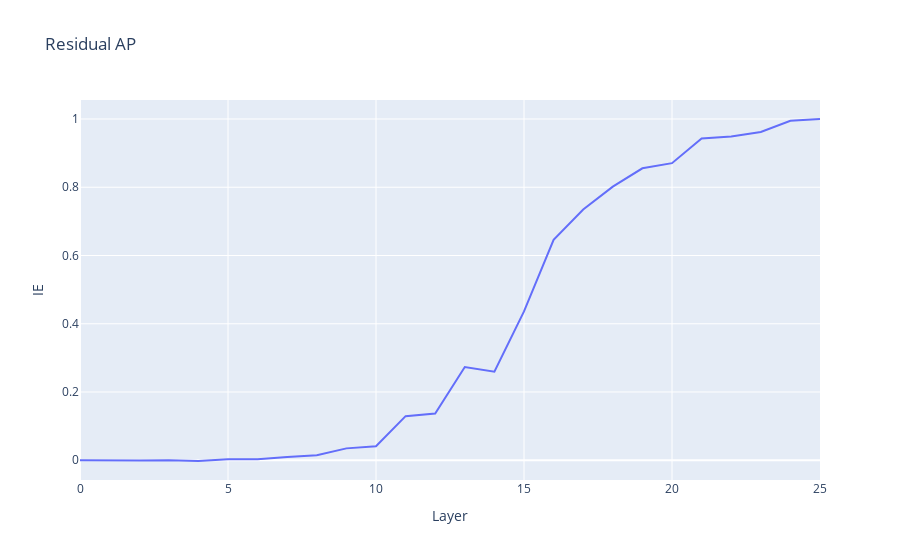

The code cell stored with this chart in its notebook:
### Code cell
line(resid_AP,x_label = 'Layer',y_label = 'IE',title = 'Residual AP')

### Figure 1 — Plotly figure (JSON) as saved in the notebook; plotly's stock layout.template omitted (floating-point values rounded to 4 significant figures)
{"data": [{"hovertemplate": "x=%{x}<br>y=%{y}<extra></extra>", "legendgroup": "", "line": {"color": "#636efa", "dash": "solid"}, "marker": {"symbol": "circle"}, "mode": "lines", "name": "", "orientation": "v", "showlegend": false, "type": "scatter", "x": [0, 1, 2, 3, 4, 5, 6, 7, 8, 9, 10, 11, 12, 13, 14, 15, 16, 17, 18, 19, 20, 21, 22, 23, 24, 25], "xaxis": "x", "y": [-0.000138, -0.001147, -0.0008316, 0.0001671, -0.002216, 0.002844, 0.002703, 0.009636, 0.01475, 0.03479, 0.04083, 0.1293, 0.1371, 0.2732, 0.2595, 0.436, 0.646, 0.7349, 0.8018, 0.8555, 0.8706, 0.9429, 0.9487, 0.9619, 0.9946, 1], "yaxis": "y"}], "layout": {"legend": {"tracegroupgap": 0}, "title": {"text": "Residual AP"}, "xaxis": {"anchor": "y", "domain": [0, 1], "title": {"text": "Layer"}}, "yaxis": {"anchor": "x", "domain": [0, 1], "title": {"text": "IE"}}}}
